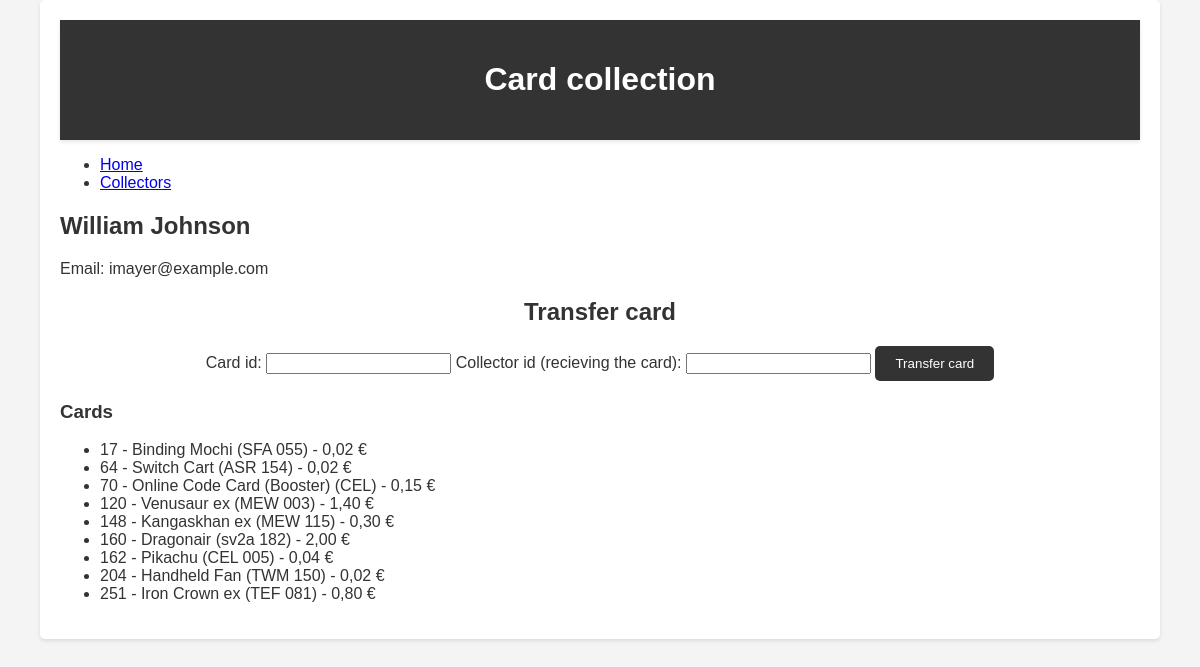
The page /collector/3 on the database its author committed.
### tables this page shows
CREATE TABLE ZBIRATELJ(
                id_zbiratelj INTEGER PRIMARY KEY,
                ime VARCHAR(255) NOT NULL,
                priimek VARCHAR(255) NOT NULL,
                eposta VARCHAR(255)
                );

CREATE TABLE KARTA(
                id_karta INTEGER PRIMARY KEY,
                ime VARCHAR(255) NOT NULL,
                zaloga INT NOT NULL,
                cena INT NOT NULL,
                slika VARCHAR(255)
                );

### app.py (the view)
@app.route('/collector/<int:id>')
def collector(id):
    conn = get_db_connection()
    collector = conn.execute('SELECT * FROM ZBIRATELJ WHERE id_zbiratelj = ?', (id,)).fetchone()
    cards = conn.execute('''
        SELECT KARTA.* FROM KARTA
        JOIN ZBIRATELJ_KARTA ON KARTA.id_karta = ZBIRATELJ_KARTA.id_karta
        WHERE ZBIRATELJ_KARTA.id_zbiratelj = ?
    ''', (id,)).fetchall()
    conn.close()
    return render_template('collector.html', collector=collector, cards=cards)

### app.py (called while the page is built)
def get_db_connection():
    conn = sqlite3.connect('cards.db')
    conn.row_factory = sqlite3.Row
    return conn

### templates/collector.html (shortened to what this page needs)
{% extends 'base.html' %}
{% block content %}
<h2>{{ collector['ime'] }} {{ collector['priimek'] }}</h2>
<p>Email: {{ collector['eposta'] }}</p>
<form action="/transfer_card" method="post" class="transfer-card-form">
    <h2>Transfer card</h2>
    <label for="card_id">Card id:</label>
    <input type="number" id="card_id" name="card_id" required>
    <label for="new_collector_id">Collector id (recieving the card):</label>
    <input type="number" id="new_collector_id" name="new_collector_id" required>
    <button type="submit">Transfer card</button>
</form>
<h3>Cards</h3>
<ul>
    {% for card in cards %}
    <li>
        {{ card['id_karta'] }} - {{ card['ime'] }} - {{ card['cena'] }}
    </li>
    {% endfor %}
</ul>
{% endblock %}

### static/style.css (style rules this page uses)
body { font-family: Arial, sans-serif; background-color: #f4f4f4; color: #333; margin: 0; padding: 0; }
form { margin: 20px 0; text-align: center; }
form button { padding: 10px 20px; background-color: #333; color: #fff; border: none; border-radius: 5px; cursor: pointer; transition: background-color 0.3s; }

### rows shown on the page
ZBIRATELJ: ime "William", priimek "Johnson", eposta "imayer@example.com"
KARTA: id_karta "17", ime "Binding Mochi (SFA 055)", cena "0,02 €"
KARTA: id_karta "64", ime "Switch Cart (ASR 154)", cena "0,02 €"
KARTA: id_karta "70", ime "Online Code Card (Booster) (CEL)", cena "0,15 €"
KARTA: id_karta "120", ime "Venusaur ex (MEW 003)", cena "1,40 €"
KARTA: id_karta "148", ime "Kangaskhan ex (MEW 115)", cena "0,30 €"
KARTA: id_karta "160", ime "Dragonair (sv2a 182)", cena "2,00 €"
KARTA: id_karta "162", ime "Pikachu (CEL 005)", cena "0,04 €"
KARTA: id_karta "204", ime "Handheld Fan (TWM 150)", cena "0,02 €"
KARTA: id_karta "251", ime "Iron Crown ex (TEF 081)", cena "0,80 €"
